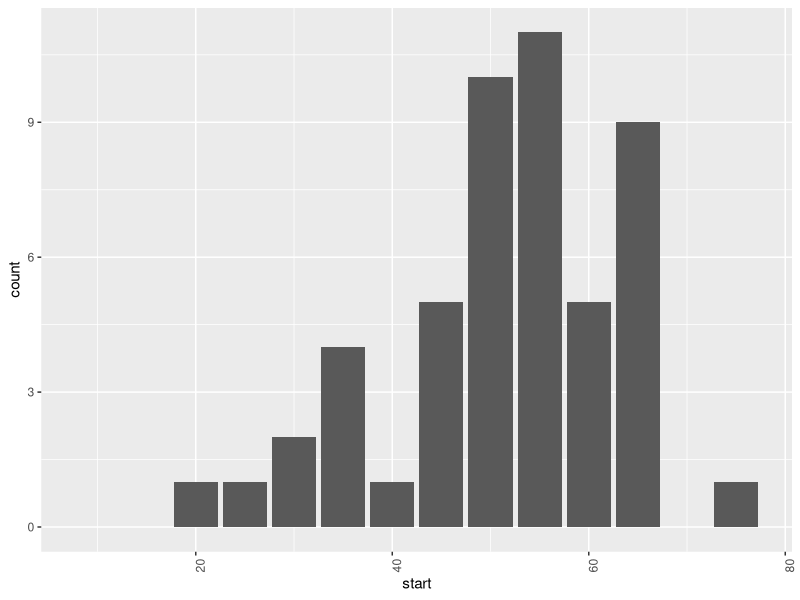
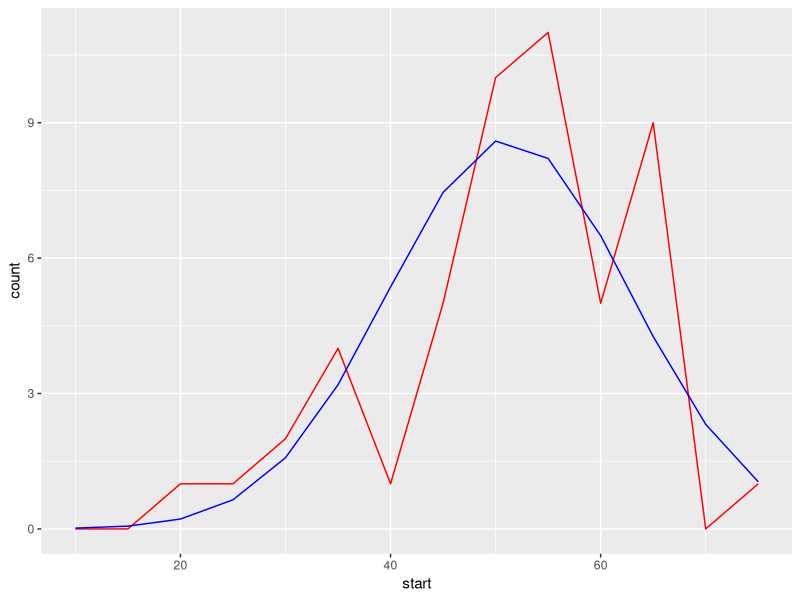

Write R code to recreate these figures, in order.
library(ggplot2)
library(e1071)

data <- c(19.2,20.8,26.3,28.9,30.7,31.0,33.4,33.8,38.2,40.7,41.8,42.4,43.9,44.8,45.8,47.1,47.3,47.4,47.5,48.1,48.8,49.0,49.2,49.3,50.0,50.4,51.4,51.8,51.9,52.5,52.7,53.1,53.2,53.2,54.6,55.2,56.1,57.5,58.0,58.9,60.1,60.4,61.0,61.5,61.6,61.6,61.8,61.8,61.9,71.3);


bin <- function(data, from, to, binsize) {
    #bin start
    bins <- seq(from, to, by=binsize);

    #prepare matrix to count elements
    counts <- matrix(0, length(bins));

    #count elements into bin
    for (i in seq(1, length(data))) {
        #note +2 instead of +1.
        #logically +1 is correct, however book data seems to
        #misplace data into bin so I have to make this
        #adjustment to generate the same data.
        index <- trunc((data[i] - 10) / binsize) + 2;
        counts[index] <- counts[index] + 1;
    }

    return (data.frame(start = bins, count = counts));
}

bardata <- bin(data, 10, 75, 5);

bardata;

png(filename="ch18p294-1.png");
ggplot(data=bardata, aes(x=start, y=count)) +
    geom_bar(stat="identity") +
    theme(axis.text.x = element_text(angle = 90, hjust = 1));
dev.off();

stderror <- function(data) {
   return(sd(data) / length(data));

}

mode <- function(v) {
   uniqv <- unique(v)
   return (uniqv[which.max(tabulate(match(v, uniqv)))]);
}

#calculate statistics
#note that kurtosis and skewness do not match the book
mean(data);
stderror(data);
median(data);
mode(data);
sd(data);
var(data);
kurtosis(data);
skewness(data);
range(data);
max(data) - min(data);
min(data);
max(data);
sum(data);
length(data);

dm <- mean(data);
dsd <- sd(data);
samplesize <- length(data);

cfd <- matrix(0, length(bardata$count));
binonly <- matrix(0, length(bardata$count));

for (i in seq(1, length(cfd))) {
    cfd[i] = pnorm(10 + (i - 1) * 5, mean = dm, sd = dsd);
    if (i == 1) {
        binonly[i] = cfd[i];
    } else {
        binonly[i] = cfd[i] - cfd[i - 1];
    }

}

expected <- binonly * samplesize;

fulldata <- data.frame(bin = bardata$start, observed = bardata$count, cfd = cfd, binonly = binonly, expected = expected, final = (expected - bardata$count) ** 2 / expected);
fulldata;
sum(fulldata$final);
pchisq(sum(fulldata$final), df=11, lower.tail=FALSE);

png(filename="ch18p294-2.png");
ggplot() +
  geom_line(data=bardata, aes(x=start, y=count), color="red") +
  geom_line(data=fulldata, aes(x=bin, y=expected), color="blue");
dev.off();